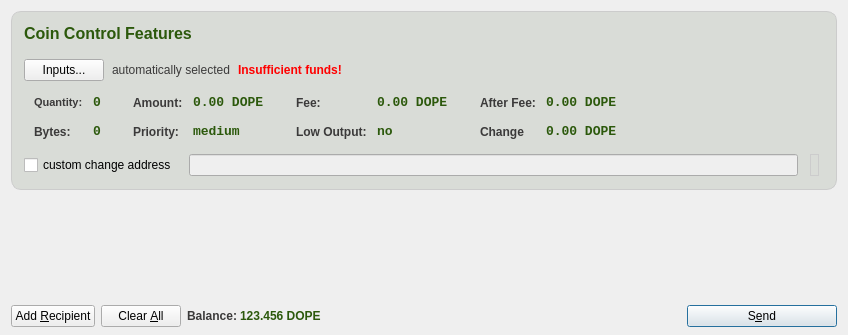
<?xml version="1.0" encoding="UTF-8"?>
<ui version="4.0">
 <class>SendCoinsDialog</class>
 <widget class="QDialog" name="SendCoinsDialog">
  <property name="geometry">
   <rect>
    <x>0</x>
    <y>0</y>
    <width>846</width>
    <height>335</height>
   </rect>
  </property>
  <property name="windowTitle">
   <string>Send Coins</string>
  </property>
  <layout class="QVBoxLayout" name="verticalLayout" stretch="0,1,0">
   <property name="bottomMargin">
    <number>8</number>
   </property>
   <item>
    <widget class="QFrame" name="frameCoinControl">
     <property name="sizePolicy">
      <sizepolicy hsizetype="Expanding" vsizetype="Expanding">
       <horstretch>0</horstretch>
       <verstretch>0</verstretch>
      </sizepolicy>
     </property>
     <property name="maximumSize">
      <size>
       <width>16777215</width>
       <height>16777215</height>
      </size>
     </property>
     <property name="styleSheet">
      <string notr="true">QFrame { border-radius:10px;background-color:#d9dcd7; border: 1px solid #ccc; }</string>
     </property>
     <property name="frameShape">
      <enum>QFrame::StyledPanel</enum>
     </property>
     <property name="frameShadow">
      <enum>QFrame::Plain</enum>
     </property>
     <layout class="QVBoxLayout" name="verticalLayoutCoinControl2" stretch="0">
      <property name="spacing">
       <number>6</number>
      </property>
      <property name="margin">
       <number>12</number>
      </property>
      <item>
       <layout class="QVBoxLayout" name="verticalLayoutCoinControl" stretch="0,0,0,0,1">
        <property name="spacing">
         <number>0</number>
        </property>
        <property name="leftMargin">
         <number>0</number>
        </property>
        <property name="topMargin">
         <number>0</number>
        </property>
        <item>
         <layout class="QHBoxLayout" name="horizontalLayoutCoinControl1">
          <property name="spacing">
           <number>12</number>
          </property>
          <property name="bottomMargin">
           <number>8</number>
          </property>
          <item>
           <widget class="QLabel" name="labelCoinControlFeatures">
            <property name="sizePolicy">
             <sizepolicy hsizetype="Preferred" vsizetype="Maximum">
              <horstretch>0</horstretch>
              <verstretch>0</verstretch>
             </sizepolicy>
            </property>
            <property name="font">
             <font>
              <pointsize>12</pointsize>
              <weight>75</weight>
              <italic>false</italic>
              <bold>true</bold>
             </font>
            </property>
            <property name="styleSheet">
             <string notr="true">QLabel { color: #2C590C; border: none;}</string>
            </property>
            <property name="text">
             <string>Coin Control Features</string>
            </property>
           </widget>
          </item>
         </layout>
        </item>
        <item>
         <layout class="QHBoxLayout" name="horizontalLayoutCoinControl2" stretch="0,0,0,0">
          <property name="spacing">
           <number>8</number>
          </property>
          <property name="topMargin">
           <number>8</number>
          </property>
          <property name="bottomMargin">
           <number>10</number>
          </property>
          <item>
           <widget class="QPushButton" name="pushButtonCoinControl">
            <property name="styleSheet">
             <string notr="true"/>
            </property>
            <property name="text">
             <string>Inputs...</string>
            </property>
           </widget>
          </item>
          <item>
           <widget class="QLabel" name="labelCoinControlAutomaticallySelected">
            <property name="styleSheet">
             <string notr="true">QLabel { border:none; color: #3B3A3A; }</string>
            </property>
            <property name="text">
             <string>automatically selected</string>
            </property>
            <property name="margin">
             <number>5</number>
            </property>
           </widget>
          </item>
          <item>
           <widget class="QLabel" name="labelCoinControlInsuffFunds">
            <property name="font">
             <font>
              <weight>75</weight>
              <bold>true</bold>
             </font>
            </property>
            <property name="styleSheet">
             <string notr="true">QLabel { border:none; color: red;}</string>
            </property>
            <property name="text">
             <string>Insufficient funds!</string>
            </property>
            <property name="margin">
             <number>5</number>
            </property>
           </widget>
          </item>
          <item>
           <spacer name="horizontalSpacerCoinControl">
            <property name="orientation">
             <enum>Qt::Horizontal</enum>
            </property>
            <property name="sizeHint" stdset="0">
             <size>
              <width>40</width>
              <height>1</height>
             </size>
            </property>
           </spacer>
          </item>
         </layout>
        </item>
        <item>
         <widget class="QWidget" name="widgetCoinControl" native="true">
          <property name="sizePolicy">
           <sizepolicy hsizetype="Preferred" vsizetype="Preferred">
            <horstretch>0</horstretch>
            <verstretch>0</verstretch>
           </sizepolicy>
          </property>
          <property name="minimumSize">
           <size>
            <width>0</width>
            <height>0</height>
           </size>
          </property>
          <property name="styleSheet">
           <string notr="true"/>
          </property>
          <layout class="QHBoxLayout" name="horizontalLayoutCoinControl5">
           <property name="margin">
            <number>0</number>
           </property>
           <item>
            <layout class="QHBoxLayout" name="horizontalLayoutCoinControl3" stretch="0,0,0,1">
             <property name="spacing">
              <number>20</number>
             </property>
             <property name="topMargin">
              <number>0</number>
             </property>
             <property name="bottomMargin">
              <number>10</number>
             </property>
             <item>
              <layout class="QFormLayout" name="formLayoutCoinControl1">
               <property name="horizontalSpacing">
                <number>10</number>
               </property>
               <property name="verticalSpacing">
                <number>14</number>
               </property>
               <property name="leftMargin">
                <number>10</number>
               </property>
               <property name="topMargin">
                <number>4</number>
               </property>
               <property name="rightMargin">
                <number>6</number>
               </property>
               <item row="0" column="0">
                <widget class="QLabel" name="labelCoinControlQuantityText">
                 <property name="font">
                  <font>
                   <pointsize>8</pointsize>
                   <weight>75</weight>
                   <bold>true</bold>
                  </font>
                 </property>
                 <property name="styleSheet">
                  <string notr="true">QLabel { border:none; color: #3B3A3A;}</string>
                 </property>
                 <property name="text">
                  <string>Quantity:</string>
                 </property>
                 <property name="margin">
                  <number>0</number>
                 </property>
                 <property name="indent">
                  <number>0</number>
                 </property>
                </widget>
               </item>
               <item row="0" column="1">
                <widget class="QLabel" name="labelCoinControlQuantity">
                 <property name="font">
                  <font>
                   <family>Monospace</family>
                   <pointsize>10</pointsize>
                   <weight>75</weight>
                   <bold>true</bold>
                   <kerning>true</kerning>
                  </font>
                 </property>
                 <property name="cursor">
                  <cursorShape>IBeamCursor</cursorShape>
                 </property>
                 <property name="contextMenuPolicy">
                  <enum>Qt::ActionsContextMenu</enum>
                 </property>
                 <property name="styleSheet">
                  <string notr="true">QLabel { border:none; color: #2C590C;}</string>
                 </property>
                 <property name="lineWidth">
                  <number>1</number>
                 </property>
                 <property name="text">
                  <string>0</string>
                 </property>
                 <property name="margin">
                  <number>0</number>
                 </property>
                 <property name="textInteractionFlags">
                  <set>Qt::LinksAccessibleByMouse|Qt::TextSelectableByKeyboard|Qt::TextSelectableByMouse</set>
                 </property>
                </widget>
               </item>
               <item row="1" column="0">
                <widget class="QLabel" name="labelCoinControlBytesText">
                 <property name="font">
                  <font>
                   <weight>75</weight>
                   <bold>true</bold>
                  </font>
                 </property>
                 <property name="styleSheet">
                  <string notr="true">QLabel { border:none; color: #3B3A3A;}</string>
                 </property>
                 <property name="text">
                  <string>Bytes:</string>
                 </property>
                </widget>
               </item>
               <item row="1" column="1">
                <widget class="QLabel" name="labelCoinControlBytes">
                 <property name="font">
                  <font>
                   <family>Monospace</family>
                   <pointsize>10</pointsize>
                   <weight>75</weight>
                   <bold>true</bold>
                  </font>
                 </property>
                 <property name="cursor">
                  <cursorShape>IBeamCursor</cursorShape>
                 </property>
                 <property name="contextMenuPolicy">
                  <enum>Qt::ActionsContextMenu</enum>
                 </property>
                 <property name="styleSheet">
                  <string notr="true">QLabel { border:none; color: #2C590C;}</string>
                 </property>
                 <property name="text">
                  <string>0</string>
                 </property>
                 <property name="textInteractionFlags">
                  <set>Qt::LinksAccessibleByMouse|Qt::TextSelectableByKeyboard|Qt::TextSelectableByMouse</set>
                 </property>
                </widget>
               </item>
              </layout>
             </item>
             <item>
              <layout class="QFormLayout" name="formLayoutCoinControl2">
               <property name="horizontalSpacing">
                <number>10</number>
               </property>
               <property name="verticalSpacing">
                <number>14</number>
               </property>
               <property name="leftMargin">
                <number>6</number>
               </property>
               <property name="topMargin">
                <number>4</number>
               </property>
               <property name="rightMargin">
                <number>6</number>
               </property>
               <item row="0" column="0">
                <widget class="QLabel" name="labelCoinControlAmountText">
                 <property name="font">
                  <font>
                   <weight>75</weight>
                   <bold>true</bold>
                  </font>
                 </property>
                 <property name="styleSheet">
                  <string notr="true">QLabel { border:none; color: #3B3A3A;}</string>
                 </property>
                 <property name="text">
                  <string>Amount:</string>
                 </property>
                 <property name="margin">
                  <number>0</number>
                 </property>
                </widget>
               </item>
               <item row="0" column="1">
                <widget class="QLabel" name="labelCoinControlAmount">
                 <property name="font">
                  <font>
                   <family>Monospace</family>
                   <pointsize>10</pointsize>
                   <weight>75</weight>
                   <bold>true</bold>
                  </font>
                 </property>
                 <property name="cursor">
                  <cursorShape>IBeamCursor</cursorShape>
                 </property>
                 <property name="contextMenuPolicy">
                  <enum>Qt::ActionsContextMenu</enum>
                 </property>
                 <property name="styleSheet">
                  <string notr="true">QLabel { border:none; color: #2C590C;}</string>
                 </property>
                 <property name="text">
                  <string>0.00 DOPE</string>
                 </property>
                 <property name="textInteractionFlags">
                  <set>Qt::LinksAccessibleByMouse|Qt::TextSelectableByKeyboard|Qt::TextSelectableByMouse</set>
                 </property>
                </widget>
               </item>
               <item row="1" column="0">
                <widget class="QLabel" name="labelCoinControlPriorityText">
                 <property name="font">
                  <font>
                   <weight>75</weight>
                   <bold>true</bold>
                  </font>
                 </property>
                 <property name="styleSheet">
                  <string notr="true">QLabel { border:none; color: #3B3A3A;}</string>
                 </property>
                 <property name="text">
                  <string>Priority:</string>
                 </property>
                </widget>
               </item>
               <item row="1" column="1">
                <widget class="QLabel" name="labelCoinControlPriority">
                 <property name="font">
                  <font>
                   <family>Monospace</family>
                   <pointsize>10</pointsize>
                   <weight>75</weight>
                   <bold>true</bold>
                  </font>
                 </property>
                 <property name="cursor">
                  <cursorShape>IBeamCursor</cursorShape>
                 </property>
                 <property name="contextMenuPolicy">
                  <enum>Qt::ActionsContextMenu</enum>
                 </property>
                 <property name="styleSheet">
                  <string notr="true">QLabel { border:none; color: #2C590C;}</string>
                 </property>
                 <property name="text">
                  <string>medium</string>
                 </property>
                 <property name="textInteractionFlags">
                  <set>Qt::LinksAccessibleByMouse|Qt::TextSelectableByKeyboard|Qt::TextSelectableByMouse</set>
                 </property>
                </widget>
               </item>
              </layout>
             </item>
             <item>
              <layout class="QFormLayout" name="formLayoutCoinControl3">
               <property name="horizontalSpacing">
                <number>10</number>
               </property>
               <property name="verticalSpacing">
                <number>14</number>
               </property>
               <property name="leftMargin">
                <number>6</number>
               </property>
               <property name="topMargin">
                <number>4</number>
               </property>
               <property name="rightMargin">
                <number>6</number>
               </property>
               <item row="0" column="0">
                <widget class="QLabel" name="labelCoinControlFeeText">
                 <property name="font">
                  <font>
                   <weight>75</weight>
                   <bold>true</bold>
                  </font>
                 </property>
                 <property name="styleSheet">
                  <string notr="true">QLabel { border:none; color: #3B3A3A;}</string>
                 </property>
                 <property name="text">
                  <string>Fee:</string>
                 </property>
                 <property name="margin">
                  <number>0</number>
                 </property>
                </widget>
               </item>
               <item row="0" column="1">
                <widget class="QLabel" name="labelCoinControlFee">
                 <property name="font">
                  <font>
                   <family>Monospace</family>
                   <pointsize>10</pointsize>
                   <weight>75</weight>
                   <bold>true</bold>
                  </font>
                 </property>
                 <property name="cursor">
                  <cursorShape>IBeamCursor</cursorShape>
                 </property>
                 <property name="contextMenuPolicy">
                  <enum>Qt::ActionsContextMenu</enum>
                 </property>
                 <property name="styleSheet">
                  <string notr="true">QLabel { border:none; color: #2C590C;}</string>
                 </property>
                 <property name="text">
                  <string>0.00 DOPE</string>
                 </property>
                 <property name="textInteractionFlags">
                  <set>Qt::LinksAccessibleByMouse|Qt::TextSelectableByKeyboard|Qt::TextSelectableByMouse</set>
                 </property>
                </widget>
               </item>
               <item row="1" column="0">
                <widget class="QLabel" name="labelCoinControlLowOutputText">
                 <property name="font">
                  <font>
                   <weight>75</weight>
                   <bold>true</bold>
                  </font>
                 </property>
                 <property name="styleSheet">
                  <string notr="true">QLabel { border:none; color: #3B3A3A;}</string>
                 </property>
                 <property name="text">
                  <string>Low Output:</string>
                 </property>
                </widget>
               </item>
               <item row="1" column="1">
                <widget class="QLabel" name="labelCoinControlLowOutput">
                 <property name="font">
                  <font>
                   <family>Monospace</family>
                   <pointsize>10</pointsize>
                   <weight>75</weight>
                   <bold>true</bold>
                  </font>
                 </property>
                 <property name="cursor">
                  <cursorShape>IBeamCursor</cursorShape>
                 </property>
                 <property name="contextMenuPolicy">
                  <enum>Qt::ActionsContextMenu</enum>
                 </property>
                 <property name="styleSheet">
                  <string notr="true">QLabel { border:none; color: #2C590C;}</string>
                 </property>
                 <property name="text">
                  <string>no</string>
                 </property>
                 <property name="textInteractionFlags">
                  <set>Qt::LinksAccessibleByMouse|Qt::TextSelectableByKeyboard|Qt::TextSelectableByMouse</set>
                 </property>
                </widget>
               </item>
              </layout>
             </item>
             <item>
              <layout class="QFormLayout" name="formLayoutCoinControl4">
               <property name="horizontalSpacing">
                <number>10</number>
               </property>
               <property name="verticalSpacing">
                <number>14</number>
               </property>
               <property name="leftMargin">
                <number>6</number>
               </property>
               <property name="topMargin">
                <number>4</number>
               </property>
               <property name="rightMargin">
                <number>6</number>
               </property>
               <item row="0" column="0">
                <widget class="QLabel" name="labelCoinControlAfterFeeText">
                 <property name="font">
                  <font>
                   <weight>75</weight>
                   <bold>true</bold>
                  </font>
                 </property>
                 <property name="styleSheet">
                  <string notr="true">QLabel { border:none; color: #3B3A3A;}</string>
                 </property>
                 <property name="text">
                  <string>After Fee:</string>
                 </property>
                 <property name="margin">
                  <number>0</number>
                 </property>
                </widget>
               </item>
               <item row="0" column="1">
                <widget class="QLabel" name="labelCoinControlAfterFee">
                 <property name="font">
                  <font>
                   <family>Monospace</family>
                   <pointsize>10</pointsize>
                   <weight>75</weight>
                   <bold>true</bold>
                  </font>
                 </property>
                 <property name="cursor">
                  <cursorShape>IBeamCursor</cursorShape>
                 </property>
                 <property name="contextMenuPolicy">
                  <enum>Qt::ActionsContextMenu</enum>
                 </property>
                 <property name="styleSheet">
                  <string notr="true">QLabel { border:none; color: #2C590C;}</string>
                 </property>
                 <property name="text">
                  <string>0.00 DOPE</string>
                 </property>
                 <property name="textInteractionFlags">
                  <set>Qt::LinksAccessibleByMouse|Qt::TextSelectableByKeyboard|Qt::TextSelectableByMouse</set>
                 </property>
                </widget>
               </item>
               <item row="1" column="0">
                <widget class="QLabel" name="labelCoinControlChangeText">
                 <property name="font">
                  <font>
                   <weight>75</weight>
                   <bold>true</bold>
                  </font>
                 </property>
                 <property name="styleSheet">
                  <string notr="true">QLabel { border:none; color: #3B3A3A;}</string>
                 </property>
                 <property name="text">
                  <string>Change</string>
                 </property>
                </widget>
               </item>
               <item row="1" column="1">
                <widget class="QLabel" name="labelCoinControlChange">
                 <property name="font">
                  <font>
                   <family>Monospace</family>
                   <pointsize>10</pointsize>
                   <weight>75</weight>
                   <bold>true</bold>
                  </font>
                 </property>
                 <property name="cursor">
                  <cursorShape>IBeamCursor</cursorShape>
                 </property>
                 <property name="contextMenuPolicy">
                  <enum>Qt::ActionsContextMenu</enum>
                 </property>
                 <property name="styleSheet">
                  <string notr="true">QLabel { border:none; color: #2C590C;}</string>
                 </property>
                 <property name="text">
                  <string>0.00 DOPE</string>
                 </property>
                 <property name="textInteractionFlags">
                  <set>Qt::LinksAccessibleByMouse|Qt::TextSelectableByKeyboard|Qt::TextSelectableByMouse</set>
                 </property>
                </widget>
               </item>
              </layout>
             </item>
            </layout>
           </item>
          </layout>
         </widget>
        </item>
        <item>
         <layout class="QHBoxLayout" name="horizontalLayoutCoinControl4" stretch="0,0,0">
          <property name="spacing">
           <number>12</number>
          </property>
          <property name="sizeConstraint">
           <enum>QLayout::SetDefaultConstraint</enum>
          </property>
          <property name="topMargin">
           <number>5</number>
          </property>
          <property name="rightMargin">
           <number>5</number>
          </property>
          <item>
           <widget class="QCheckBox" name="checkBoxCoinControlChange">
            <property name="text">
             <string>custom change address</string>
            </property>
           </widget>
          </item>
          <item>
           <widget class="QLineEdit" name="lineEditCoinControlChange">
            <property name="enabled">
             <bool>false</bool>
            </property>
            <property name="sizePolicy">
             <sizepolicy hsizetype="Expanding" vsizetype="Fixed">
              <horstretch>0</horstretch>
              <verstretch>0</verstretch>
             </sizepolicy>
            </property>
           </widget>
          </item>
          <item>
           <widget class="QLabel" name="labelCoinControlChangeLabel">
            <property name="sizePolicy">
             <sizepolicy hsizetype="Preferred" vsizetype="Expanding">
              <horstretch>0</horstretch>
              <verstretch>0</verstretch>
             </sizepolicy>
            </property>
            <property name="minimumSize">
             <size>
              <width>0</width>
              <height>0</height>
             </size>
            </property>
            <property name="text">
             <string/>
            </property>
            <property name="margin">
             <number>3</number>
            </property>
           </widget>
          </item>
         </layout>
        </item>
        <item>
         <spacer name="verticalSpacerCoinControl">
          <property name="orientation">
           <enum>Qt::Vertical</enum>
          </property>
          <property name="sizeHint" stdset="0">
           <size>
            <width>800</width>
            <height>1</height>
           </size>
          </property>
         </spacer>
        </item>
       </layout>
      </item>
     </layout>
    </widget>
   </item>
   <item>
    <widget class="QScrollArea" name="scrollArea">
     <property name="autoFillBackground">
      <bool>false</bool>
     </property>
     <property name="styleSheet">
      <string notr="true">QScrollArea { border: none; background: transparent;}</string>
     </property>
     <property name="frameShadow">
      <enum>QFrame::Plain</enum>
     </property>
     <property name="lineWidth">
      <number>1</number>
     </property>
     <property name="widgetResizable">
      <bool>true</bool>
     </property>
     <widget class="QWidget" name="scrollAreaWidgetContents">
      <property name="geometry">
       <rect>
        <x>0</x>
        <y>0</y>
        <width>828</width>
        <height>93</height>
       </rect>
      </property>
      <property name="styleSheet">
       <string notr="true">QScrollArea { border: none; background: transparent;}</string>
      </property>
      <layout class="QVBoxLayout" name="verticalLayout_2">
       <property name="margin">
        <number>0</number>
       </property>
       <item>
        <layout class="QVBoxLayout" name="entries">
         <property name="spacing">
          <number>6</number>
         </property>
        </layout>
       </item>
       <item>
        <spacer name="verticalSpacer">
         <property name="orientation">
          <enum>Qt::Vertical</enum>
         </property>
         <property name="sizeHint" stdset="0">
          <size>
           <width>20</width>
           <height>40</height>
          </size>
         </property>
        </spacer>
       </item>
      </layout>
     </widget>
    </widget>
   </item>
   <item>
    <layout class="QHBoxLayout" name="horizontalLayout">
     <item>
      <widget class="QPushButton" name="addButton">
       <property name="toolTip">
        <string>Send to multiple recipients at once</string>
       </property>
       <property name="text">
        <string>Add &amp;Recipient</string>
       </property>
       <property name="icon">
        <iconset resource="../bitcoin.qrc">
         <normaloff>:/icons/add</normaloff>:/icons/add</iconset>
       </property>
       <property name="autoDefault">
        <bool>false</bool>
       </property>
      </widget>
     </item>
     <item>
      <widget class="QPushButton" name="clearButton">
       <property name="sizePolicy">
        <sizepolicy hsizetype="Minimum" vsizetype="Fixed">
         <horstretch>0</horstretch>
         <verstretch>0</verstretch>
        </sizepolicy>
       </property>
       <property name="toolTip">
        <string>Remove all transaction fields</string>
       </property>
       <property name="text">
        <string>Clear &amp;All</string>
       </property>
       <property name="icon">
        <iconset resource="../bitcoin.qrc">
         <normaloff>:/icons/remove</normaloff>:/icons/remove</iconset>
       </property>
       <property name="autoRepeatDelay">
        <number>300</number>
       </property>
       <property name="autoDefault">
        <bool>false</bool>
       </property>
      </widget>
     </item>
     <item>
      <layout class="QHBoxLayout" name="horizontalLayout_2">
       <property name="spacing">
        <number>3</number>
       </property>
       <item>
        <widget class="QLabel" name="label">
         <property name="sizePolicy">
          <sizepolicy hsizetype="Preferred" vsizetype="Fixed">
           <horstretch>0</horstretch>
           <verstretch>0</verstretch>
          </sizepolicy>
         </property>
         <property name="font">
          <font>
           <weight>75</weight>
           <bold>true</bold>
          </font>
         </property>
         <property name="styleSheet">
          <string notr="true">QLabel { border:none; color: #3B3A3A;}</string>
         </property>
         <property name="text">
          <string>Balance:</string>
         </property>
        </widget>
       </item>
       <item>
        <widget class="QLabel" name="labelBalance">
         <property name="sizePolicy">
          <sizepolicy hsizetype="Preferred" vsizetype="Fixed">
           <horstretch>0</horstretch>
           <verstretch>0</verstretch>
          </sizepolicy>
         </property>
         <property name="font">
          <font>
           <weight>75</weight>
           <bold>true</bold>
          </font>
         </property>
         <property name="cursor">
          <cursorShape>IBeamCursor</cursorShape>
         </property>
         <property name="styleSheet">
          <string notr="true">QLabel { border:none; color: #2C590C;}</string>
         </property>
         <property name="text">
          <string>123.456 DOPE</string>
         </property>
         <property name="textInteractionFlags">
          <set>Qt::LinksAccessibleByMouse|Qt::TextSelectableByKeyboard|Qt::TextSelectableByMouse</set>
         </property>
        </widget>
       </item>
      </layout>
     </item>
     <item>
      <spacer name="horizontalSpacer">
       <property name="orientation">
        <enum>Qt::Horizontal</enum>
       </property>
       <property name="sizeHint" stdset="0">
        <size>
         <width>40</width>
         <height>20</height>
        </size>
       </property>
      </spacer>
     </item>
     <item>
      <widget class="QPushButton" name="sendButton">
       <property name="minimumSize">
        <size>
         <width>150</width>
         <height>0</height>
        </size>
       </property>
       <property name="toolTip">
        <string>Confirm the send action</string>
       </property>
       <property name="text">
        <string>S&amp;end</string>
       </property>
       <property name="icon">
        <iconset resource="../bitcoin.qrc">
         <normaloff>:/icons/send</normaloff>:/icons/send</iconset>
       </property>
       <property name="default">
        <bool>true</bool>
       </property>
      </widget>
     </item>
    </layout>
   </item>
  </layout>
 </widget>
 <resources>
  <include location="../bitcoin.qrc"/>
 </resources>
 <connections/>
</ui>
